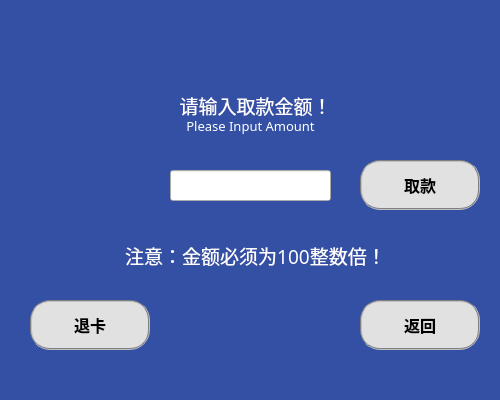
<?xml version="1.0" encoding="UTF-8"?>
<ui version="4.0">
 <class>cash1</class>
 <widget class="QWidget" name="cash1">
  <property name="geometry">
   <rect>
    <x>0</x>
    <y>0</y>
    <width>500</width>
    <height>400</height>
   </rect>
  </property>
  <property name="windowTitle">
   <string>取款</string>
  </property>
  <property name="styleSheet">
   <string notr="true">#cash1{background-color: rgb(52, 80, 164);border-top-left-radius:15px;border-top-right-radius:5px;border-bottom-left-radius:15px;border-bottom-right-radius:5px}
</string>
  </property>
  <widget class="QPushButton" name="return_btn">
   <property name="geometry">
    <rect>
     <x>360</x>
     <y>300</y>
     <width>120</width>
     <height>50</height>
    </rect>
   </property>
   <property name="font">
    <font>
     <family>微软雅黑</family>
     <pointsize>12</pointsize>
     <weight>75</weight>
     <bold>true</bold>
    </font>
   </property>
   <property name="styleSheet">
    <string notr="true">QPushButton{border:2px groove gray;border-radius:20px;padding:2px 4px;background-color: rgb(225, 225, 225);}
QPushButton:hover{background-color: rgb(20, 62, 134);border:none;color:rgb(255, 255, 255);}
QPushButton:checked{background-color: rgb(20, 62, 134);border:none;color:rgb(255, 255, 255);}</string>
   </property>
   <property name="text">
    <string>返回</string>
   </property>
  </widget>
  <widget class="QLineEdit" name="amount">
   <property name="geometry">
    <rect>
     <x>170</x>
     <y>170</y>
     <width>161</width>
     <height>31</height>
    </rect>
   </property>
   <property name="font">
    <font>
     <family>微软雅黑</family>
     <pointsize>14</pointsize>
    </font>
   </property>
   <property name="styleSheet">
    <string notr="true"/>
   </property>
  </widget>
  <widget class="QLabel" name="pic1">
   <property name="geometry">
    <rect>
     <x>10</x>
     <y>0</y>
     <width>231</width>
     <height>51</height>
    </rect>
   </property>
   <property name="text">
    <string/>
   </property>
   <property name="pixmap">
    <pixmap resource="pics.qrc">:/pics/pictures/pic1.png</pixmap>
   </property>
  </widget>
  <widget class="QLabel" name="label1">
   <property name="geometry">
    <rect>
     <x>120</x>
     <y>80</y>
     <width>271</width>
     <height>51</height>
    </rect>
   </property>
   <property name="sizePolicy">
    <sizepolicy hsizetype="Preferred" vsizetype="Preferred">
     <horstretch>0</horstretch>
     <verstretch>0</verstretch>
    </sizepolicy>
   </property>
   <property name="font">
    <font>
     <family>华文中宋</family>
     <pointsize>14</pointsize>
     <weight>50</weight>
     <bold>false</bold>
    </font>
   </property>
   <property name="styleSheet">
    <string notr="true">color:rgb(255, 255, 255)</string>
   </property>
   <property name="text">
    <string>请输入取款金额！</string>
   </property>
   <property name="scaledContents">
    <bool>false</bool>
   </property>
   <property name="alignment">
    <set>Qt::AlignCenter</set>
   </property>
   <property name="wordWrap">
    <bool>false</bool>
   </property>
   <property name="margin">
    <number>0</number>
   </property>
   <property name="openExternalLinks">
    <bool>false</bool>
   </property>
  </widget>
  <widget class="QLabel" name="label1_2">
   <property name="geometry">
    <rect>
     <x>120</x>
     <y>100</y>
     <width>261</width>
     <height>51</height>
    </rect>
   </property>
   <property name="sizePolicy">
    <sizepolicy hsizetype="Preferred" vsizetype="Preferred">
     <horstretch>0</horstretch>
     <verstretch>0</verstretch>
    </sizepolicy>
   </property>
   <property name="font">
    <font>
     <family>华文中宋</family>
     <pointsize>10</pointsize>
     <weight>50</weight>
     <bold>false</bold>
    </font>
   </property>
   <property name="styleSheet">
    <string notr="true">color:rgb(255, 255, 255)</string>
   </property>
   <property name="text">
    <string>Please Input Amount</string>
   </property>
   <property name="scaledContents">
    <bool>false</bool>
   </property>
   <property name="alignment">
    <set>Qt::AlignCenter</set>
   </property>
   <property name="wordWrap">
    <bool>false</bool>
   </property>
   <property name="margin">
    <number>0</number>
   </property>
   <property name="openExternalLinks">
    <bool>false</bool>
   </property>
  </widget>
  <widget class="QLabel" name="label1_3">
   <property name="geometry">
    <rect>
     <x>120</x>
     <y>230</y>
     <width>271</width>
     <height>51</height>
    </rect>
   </property>
   <property name="sizePolicy">
    <sizepolicy hsizetype="Preferred" vsizetype="Preferred">
     <horstretch>0</horstretch>
     <verstretch>0</verstretch>
    </sizepolicy>
   </property>
   <property name="font">
    <font>
     <family>华文中宋</family>
     <pointsize>14</pointsize>
     <weight>50</weight>
     <bold>false</bold>
    </font>
   </property>
   <property name="styleSheet">
    <string notr="true">color:rgb(255, 255, 255)</string>
   </property>
   <property name="text">
    <string>注意：金额必须为100整数倍！</string>
   </property>
   <property name="scaledContents">
    <bool>false</bool>
   </property>
   <property name="alignment">
    <set>Qt::AlignCenter</set>
   </property>
   <property name="wordWrap">
    <bool>false</bool>
   </property>
   <property name="margin">
    <number>0</number>
   </property>
   <property name="openExternalLinks">
    <bool>false</bool>
   </property>
  </widget>
  <widget class="QPushButton" name="cash_btn">
   <property name="geometry">
    <rect>
     <x>360</x>
     <y>160</y>
     <width>120</width>
     <height>50</height>
    </rect>
   </property>
   <property name="font">
    <font>
     <family>微软雅黑</family>
     <pointsize>12</pointsize>
     <weight>75</weight>
     <bold>true</bold>
    </font>
   </property>
   <property name="styleSheet">
    <string notr="true">QPushButton{border:2px groove gray;border-radius:20px;padding:2px 4px;background-color: rgb(225, 225, 225);}
QPushButton:hover{background-color: rgb(20, 62, 134);border:none;color:rgb(255, 255, 255);}
QPushButton:checked{background-color: rgb(20, 62, 134);border:none;color:rgb(255, 255, 255);}</string>
   </property>
   <property name="text">
    <string>取款</string>
   </property>
  </widget>
  <widget class="QPushButton" name="card_out_btn">
   <property name="geometry">
    <rect>
     <x>30</x>
     <y>300</y>
     <width>120</width>
     <height>50</height>
    </rect>
   </property>
   <property name="font">
    <font>
     <family>微软雅黑</family>
     <pointsize>12</pointsize>
     <weight>75</weight>
     <bold>true</bold>
    </font>
   </property>
   <property name="styleSheet">
    <string notr="true">QPushButton{border:2px groove gray;border-radius:20px;padding:2px 4px;background-color: rgb(225, 225, 225);}
QPushButton:hover{background-color: rgb(20, 62, 134);border:none;color:rgb(255, 255, 255);}
QPushButton:checked{background-color: rgb(20, 62, 134);border:none;color:rgb(255, 255, 255);}</string>
   </property>
   <property name="text">
    <string>退卡</string>
   </property>
  </widget>
 </widget>
 <resources>
  <include location="pics.qrc"/>
 </resources>
 <connections/>
</ui>
